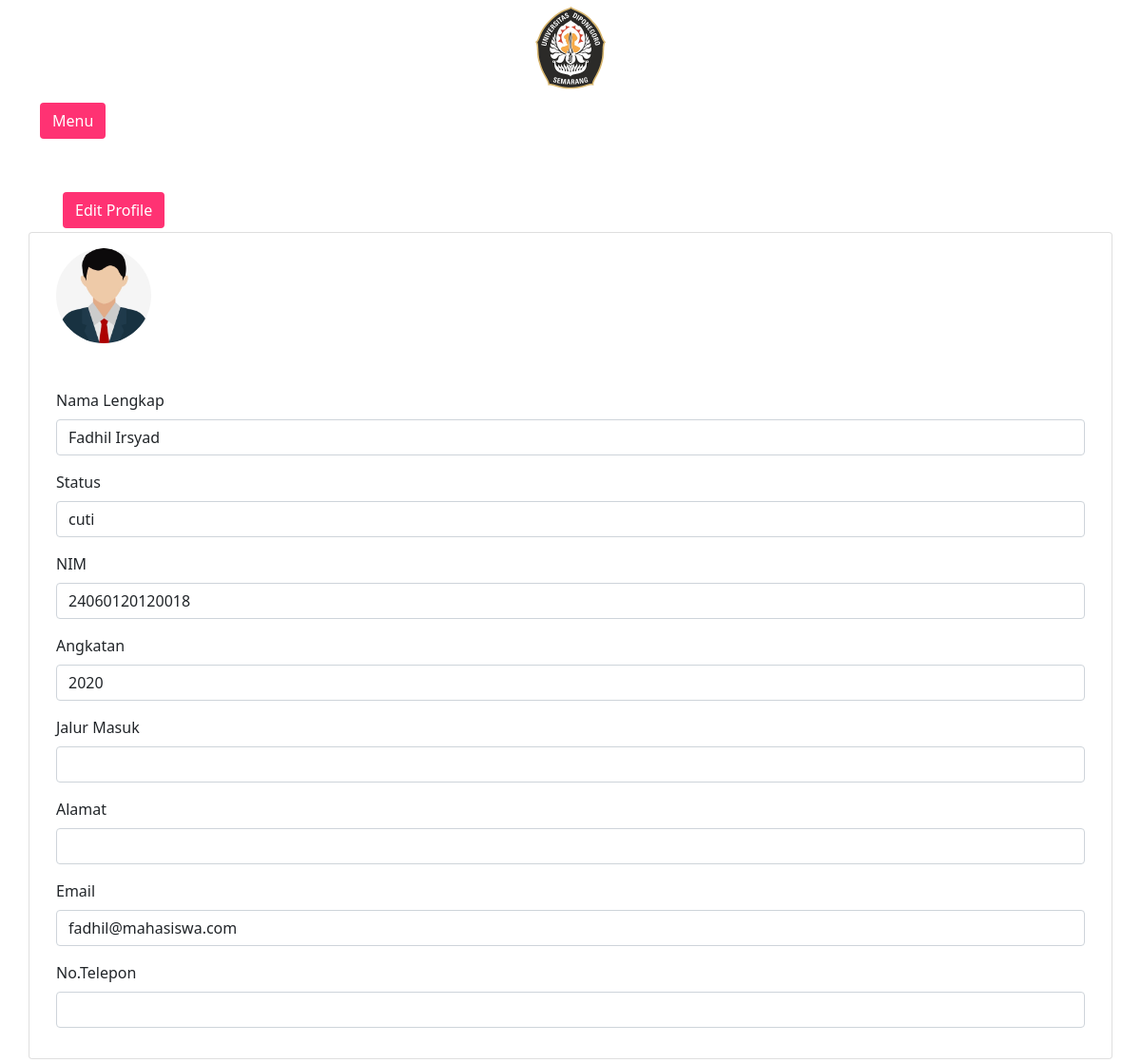
Screenshot of /Mahasiswa/home.php (signed in) with the database file from the repository.
### tables this page shows
CREATE TABLE `mahasiswa` (
  `NIM` bigint(200) NOT NULL,
  `nama_mhs` varchar(50) NOT NULL,
  `no_hp_mhs` varchar(15) NOT NULL,
  `angkatan` varchar(4) NOT NULL,
  `jalur_masuk` varchar(10) NOT NULL,
  `email_mhs` varchar(50) NOT NULL,
  `password_mhs` varchar(20) NOT NULL,
  `alamat_mhs` varchar(100) NOT NULL,
  `status_mhs` varchar(15) NOT NULL
);

### Mahasiswa/home.php (the view, shortened to what this page needs)
<?php
require_once('../db_connect.php');
?>
<?php
$email = $_SESSION['username'];
$query = 'SELECT * FROM mahasiswa WHERE email_mhs="'.$email.'"';
$result = $koneksi->query($query);
if ($result->num_rows > 0) {
  while($row = $result->fetch_assoc()) {
    $nama = $row['nama_mhs'];
    $status = $row['status_mhs'];
    $nim = $row['NIM'];
    $angkatan = $row['angkatan'];
    $alamat = $row['alamat_mhs'];
    $phone = $row['no_hp_mhs'];
    $email = $row['email_mhs'];
    $jalur = $row['jalur_masuk'];
    }
}
?>
<!DOCTYPE html>
<html lang="en">
  <head>
    <link rel="stylesheet" href="https://stackpath.bootstrapcdn.com/bootstrap/5.0.0-alpha2/css/bootstrap.min.css" />
  </head>
  <body>
    <div class="foto text-center">
      <img src="logoundip.png" alt="" class="logo" width="100px" />
    </div>
    <section class="p-1 my-container">
      <div class="container m-p-0">
        <button class="btn my-1" id="menu-btn">Menu</button>
            <div class="row">
            <div class="col-lg-3">
              <br><br>
                    <div class="container m-p-0">
                        <a href="edit.php" class="btn my-1" id="menu-btn">Edit Profile</a>
                    </div>
            </div>
        <div class="card">
          <div class="card-body">
          <img src="foto.jpg" alt="foto" width="100px" class="rounded-circle" />
          <form method="POST" autocomplete="on" action="<?php echo htmlspecialchars($_SERVER["PHP_SELF"]);?>">
              <div class="mb-3">
              <br><br>
                <label for="nama" class="form-label">Nama Lengkap</label>
                <input type="text" class="form-control" id="exampleFormControlInput1" name="nama" value="<?=$nama?>">
              </div>
              <div class="mb-3">
                <label for="status" class="form-label">Status</label>
                <input type="text" class="form-control" id="exampleFormControlInput1" name="status" value="<?=$status?>">
              </div>
              <div class="mb-3">
                <label for="nim" class="form-label">NIM</label>
                <input type="text" class="form-control" id="exampleFormControlInput1" name="nim" value="<?=$nim?>">
              </div>
              <div class="mb-3">
                <label for="angkatan" class="form-label">Angkatan</label>
                <input type="text" class="form-control" id="exampleFormControlInput1" name="angkatan" value="<?=$angkatan?>">
              </div>
              <div class="mb-3">
                <label for="jalur" class="form-label">Jalur Masuk</label>
                <input type="text" class="form-control" id="exampleFormControlInput1" name="jalur" value="<?=$jalur?>">
              </div>
              <div class="mb-3">
                <label for="alamat" class="form-label">Alamat</label>
                <input type="text" class="form-control" id="exampleFormControlInput1" name="alamat" value="<?=$alamat?>">
              </div>
              <div class="mb-3">
                <label for="email" class="form-label">Email</label>
                <input type="email" class="form-control" id="exampleFormControlInput1" name="email" value="<?=$email?>">
              </div>
              <div class="mb-3">
                <label for="phone" class="form-label">No.Telepon</label>
                <input type="text" class="form-control" id="exampleFormControlInput1" name="phone" value="<?=$phone?>">
              </div>
            </form>
          </div>
        </div>
      </div>
    </section>
  </body>
</html>

### Mahasiswa/home.php (style rules this page uses)
* { margin: 0; }
body { min-height: 100vh; background-color: #fff; }
.my-container { transition: 0.4s; }
#menu-btn { background-color: #ff3273; color: #fff; }

### rows the page displays
mahasiswa: nama "Fadhil Irsyad", status "cuti", nim "24060120120018", angkatan "2020", email "fadhil@mahasiswa.com"
